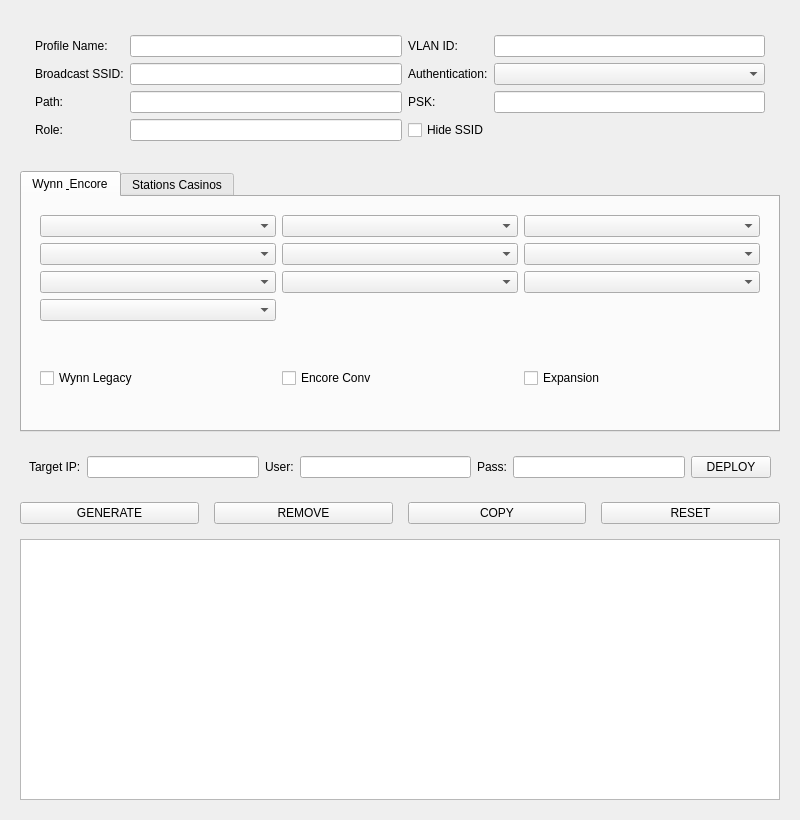
<?xml version="1.0" encoding="UTF-8"?>
<ui version="4.0">
 <class>ACS_Wynn_BuilderClass</class>
 <widget class="QMainWindow" name="ACS_Wynn_BuilderClass">
  <property name="geometry">
   <rect>
    <x>0</x>
    <y>0</y>
    <width>800</width>
    <height>820</height>
   </rect>
  </property>
  <property name="windowTitle"><string>ACS Network Deployer</string></property>
  <widget class="QWidget" name="centralWidget">
   <layout class="QVBoxLayout" name="mainLayout">
    <property name="leftMargin"><number>20</number></property>
    <property name="topMargin"><number>20</number></property>
    <property name="rightMargin"><number>20</number></property>
    <property name="bottomMargin"><number>20</number></property>
    <property name="spacing"><number>15</number></property>
    
    <item>
     <widget class="QFrame" name="card1">
      <layout class="QGridLayout" name="gridLayout1">
       <property name="leftMargin"><number>15</number></property><property name="topMargin"><number>15</number></property><property name="rightMargin"><number>15</number></property><property name="bottomMargin"><number>15</number></property>
       <item row="0" column="0"><widget class="QLabel"><property name="text"><string>Profile Name:</string></property></widget></item>
       <item row="0" column="1"><widget class="QLineEdit" name="entry_profile_name"/></item>
       <item row="1" column="0"><widget class="QLabel"><property name="text"><string>Broadcast SSID:</string></property></widget></item>
       <item row="1" column="1"><widget class="QLineEdit" name="entry_essid"/></item>
       <item row="2" column="0"><widget class="QLabel"><property name="text"><string>Path:</string></property></widget></item>
       <item row="2" column="1"><widget class="QLineEdit" name="entry_path"/></item>
       <item row="3" column="0"><widget class="QLabel"><property name="text"><string>Role:</string></property></widget></item>
       <item row="3" column="1"><widget class="QLineEdit" name="entry_role"/></item>
       <item row="0" column="2"><widget class="QLabel"><property name="text"><string>VLAN ID:</string></property></widget></item>
       <item row="0" column="3"><widget class="QLineEdit" name="entry_vlan"/></item>
       <item row="1" column="2"><widget class="QLabel"><property name="text"><string>Authentication:</string></property></widget></item>
       <item row="1" column="3"><widget class="QComboBox" name="combo_auth"/></item>
       <item row="2" column="2"><widget class="QLabel"><property name="text"><string>PSK:</string></property></widget></item>
       <item row="2" column="3"><widget class="QLineEdit" name="entry_psk"/></item>
       <item row="3" column="2" colspan="2"><widget class="QCheckBox" name="chk_hide_ssid"><property name="text"><string>Hide SSID</string></property></widget></item>
      </layout>
     </widget>
    </item>

    <item>
     <widget class="QTabWidget" name="siteTabs">
      <property name="currentIndex"><number>0</number></property>
      
      <widget class="QWidget" name="tabWynn">
       <attribute name="title"><string>Wynn &amp; Encore</string></attribute>
       <layout class="QVBoxLayout">
        <item>
         <widget class="QFrame" name="card2">
          <layout class="QGridLayout" name="gridLayout2">
           <item row="0" column="0"><widget class="QComboBox" name="combo_1"/></item><item row="0" column="1"><widget class="QComboBox" name="combo_2"/></item><item row="0" column="2"><widget class="QComboBox" name="combo_3"/></item>
           <item row="1" column="0"><widget class="QComboBox" name="combo_4"/></item><item row="1" column="1"><widget class="QComboBox" name="combo_5"/></item><item row="1" column="2"><widget class="QComboBox" name="combo_6"/></item>
           <item row="2" column="0"><widget class="QComboBox" name="combo_7"/></item><item row="2" column="1"><widget class="QComboBox" name="combo_8"/></item><item row="2" column="2"><widget class="QComboBox" name="combo_9"/></item>
           <item row="3" column="0"><widget class="QComboBox" name="combo_10"/></item>
          </layout>
         </widget>
        </item>
        <item>
         <widget class="QFrame" name="card3">
          <layout class="QHBoxLayout" name="horizontalLayout1">
           <item><widget class="QCheckBox" name="chk_wynn_legacy"><property name="text"><string>Wynn Legacy</string></property></widget></item>
           <item><widget class="QCheckBox" name="chk_encore_conv"><property name="text"><string>Encore Conv</string></property></widget></item>
           <item><widget class="QCheckBox" name="chk_wynn_exp"><property name="text"><string>Expansion</string></property></widget></item>
          </layout>
         </widget>
        </item>
       </layout>
      </widget>

      <widget class="QWidget" name="tabStations">
       <attribute name="title"><string>Stations Casinos</string></attribute>
       <layout class="QVBoxLayout">
        <item>
         <widget class="QFrame" name="card2_stations">
          <layout class="QGridLayout" name="gridLayout3">
           <item row="0" column="0"><widget class="QComboBox" name="s_combo_1"/></item><item row="0" column="1"><widget class="QComboBox" name="s_combo_2"/></item><item row="0" column="2"><widget class="QComboBox" name="s_combo_3"/></item>
           <item row="1" column="0"><widget class="QComboBox" name="s_combo_4"/></item><item row="1" column="1"><widget class="QComboBox" name="s_combo_5"/></item><item row="1" column="2"><widget class="QComboBox" name="s_combo_6"/></item>
           <item row="2" column="0"><widget class="QComboBox" name="s_combo_7"/></item><item row="2" column="1"><widget class="QComboBox" name="s_combo_8"/></item><item row="2" column="2"><widget class="QComboBox" name="s_combo_9"/></item>
           <item row="3" column="0"><widget class="QComboBox" name="s_combo_10"/></item>
          </layout>
         </widget>
        </item>
        <item>
         <widget class="QFrame" name="card3_stations">
          <layout class="QHBoxLayout" name="horizontalLayout3">
           <item><widget class="QCheckBox" name="chk_s_redrock"><property name="text"><string>Red Rock</string></property></widget></item>
           <item><widget class="QCheckBox" name="chk_s_gvr"><property name="text"><string>GVR</string></property></widget></item>
           <item><widget class="QCheckBox" name="chk_s_durango"><property name="text"><string>Durango</string></property></widget></item>
          </layout>
         </widget>
        </item>
       </layout>
      </widget>
     </widget>
    </item>

    <item>
     <widget class="QFrame" name="card4">
      <layout class="QHBoxLayout" name="horizontalLayoutSSH">
       <item><widget class="QLabel"><property name="text"><string>Target IP:</string></property></widget></item>
       <item><widget class="QLineEdit" name="entry_ip"/></item>
       <item><widget class="QLabel"><property name="text"><string>User:</string></property></widget></item>
       <item><widget class="QLineEdit" name="entry_user"/></item>
       <item><widget class="QLabel"><property name="text"><string>Pass:</string></property></widget></item>
       <item><widget class="QLineEdit" name="entry_ssh_pass"><property name="echoMode"><enum>QLineEdit::Password</enum></property></widget></item>
       <item><widget class="QPushButton" name="btn_deploy"><property name="text"><string>DEPLOY</string></property></widget></item>
      </layout>
     </widget>
    </item>

    <item>
     <layout class="QHBoxLayout" name="horizontalLayout2">
      <item><widget class="QPushButton" name="btn_generate"><property name="text"><string>GENERATE</string></property></widget></item>
      <item><widget class="QPushButton" name="btn_remove"><property name="text"><string>REMOVE</string></property></widget></item>
      <item><widget class="QPushButton" name="btn_copy"><property name="text"><string>COPY</string></property></widget></item>
      <item><widget class="QPushButton" name="btn_reset"><property name="text"><string>RESET</string></property></widget></item>
     </layout>
    </item>

    <item>
     <widget class="QPlainTextEdit" name="text_output"/>
    </item>
   </layout>
  </widget>
 </widget>
</ui>
